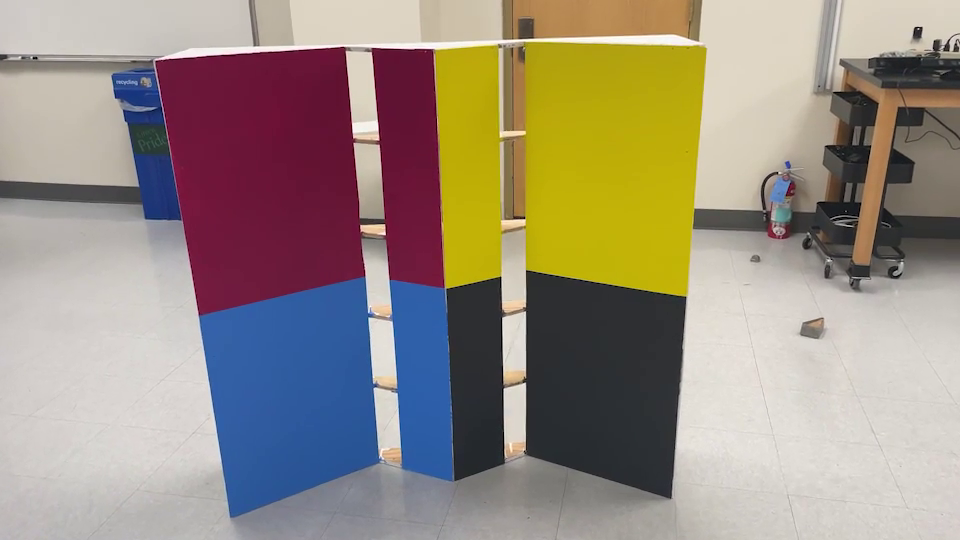
#> input picture frame 42 of Code/RaspberryPi/Vision/Landing Simulation/TrainingImages/Real/TestIndoors_960x540_15fps.mp4, 960 x 540 px
$ python contourDetection.py
#> lines starting #> are read from the running program, lines starting #| are printed output that depends on the picture; after the words box and inside, x2 and y2 are one past the last pixel; in counts of white or black regions, pixels touching at a corner belong together
import cv2 as cv
import numpy as np


def contour_compare(contour_list_a, contour_list_b, search_radius, mask_threshold):
    contour_list_common = []
    for contour_a in contour_list_a:
        # TODO: Evaluated whether or not approximating to open (False) or closed (True) contours is better
        contour_a = cv.approxPolyDP(contour_a, 30, True)
        for contour_b in contour_list_b:
            contour_b = cv.approxPolyDP(contour_b, 30, True)
            for point_a in contour_a:
                for point_b in contour_b:
                    if abs(point_a[0][0] - point_b[0][0]) < search_radius:
                        if abs(point_a[0][1] - point_b[0][1]) < search_radius:
                            avg_x = round((point_a[0][0] + point_b[0][0]) / 2)
                            avg_y = round((point_a[0][1] + point_b[0][1]) / 2)
                            contour_list_common.append((avg_x, avg_y))
    return contour_list_common


def display_cardinal_markers():
    for coordinate in contours_northSouth:
        if coordinate[0] != 0:
            cv.circle(frame_contours_bgr, coordinate, radius=5, color=(0, 255, 0), thickness=2)

    for coordinate in contours_eastWest:
        if coordinate[0] != 0:
            cv.rectangle(frame_contours_bgr,
                         (coordinate[0]-5, coordinate[1]-5),
                         (coordinate[0]+5, coordinate[1]+5),
                         color=(0, 255, 0), thickness=2)


clustering_distance = 30
contour_validity_mask_threshold = 200
norm_vect_scale_factor = 200
bestfitline_points = []

# Define the ranges of each color in HSV. Color space is [0-179, 0-255, 0-255]
cyan_lower = np.array([80, 100, 100])
cyan_upper = np.array([130, 255, 255])
magenta_lower1 = np.array([0, 100, 100])
magenta_upper1 = np.array([10, 255, 255])
magenta_lower2 = np.array([160, 100, 100])
magenta_upper2 = np.array([179, 255, 255])
yellow_lower = np.array([20, 100, 100])
yellow_upper = np.array([40, 255, 255])
black_lower = np.array([0, 0, 0])
black_upper = np.array([179, 100, 70])

# Initializing the webcam
# capture = cv.VideoCapture(0)
capture = cv.VideoCapture('TrainingImages/Real/TestIndoors_960x540_15fps.mp4')
output = cv.VideoWriter('Output.avi', cv.VideoWriter_fourcc('M', 'J', 'P', 'G'), 15, (960, 540))

while capture.isOpened():
    # Read in the camera frame by frame
    ret, frame_raw = capture.read()
#> frame_raw is the input picture: shape (540, 960, 3); mean B, G, R 129, 141.6, 153
    # frame_raw = cv.imread('TrainingImages/Real/CMYK_againstWall.jpg')
    # frame_raw = cv.imread('TrainingImages/Simulated/CMYK_on_WhiteBG.png')

    # Convert the frame out of BGR to HSV
    frame_hsv = cv.cvtColor(cv.resize(frame_raw, (960, 540)), cv.COLOR_BGR2HSV)
#> frame_hsv: shape (540, 960, 3); mean H, S, V 56.2, 82.3, 163.7

    # Create masks for each color
    mask_cyan = cv.inRange(frame_hsv, cyan_lower, cyan_upper)
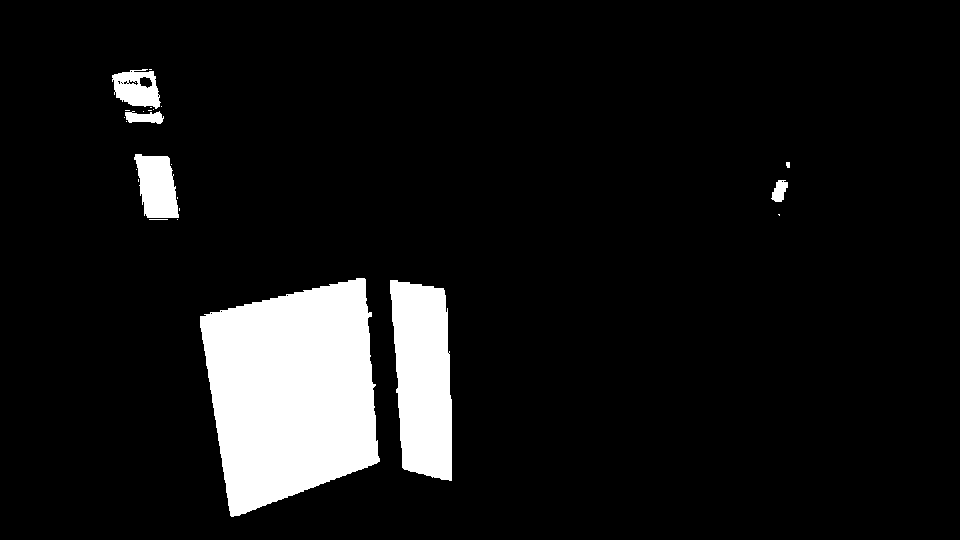
#> mask_cyan: shape (540, 960); 8.8% white; 24 white regions (17 under 20 px), largest, box (x1, y1, x2, y2) and area: (200, 278, 380, 517) 31644, (390, 280, 452, 481) 10138, (134, 154, 179, 218) 2139
    mask_magenta1 = cv.inRange(frame_hsv, magenta_lower1, magenta_upper1)
#> mask_magenta1: shape (540, 960); 0.02% white in thin lines or dots, all inside (x1, y1, x2, y2) = (355, 73, 839, 266)
    mask_magenta2 = cv.inRange(frame_hsv, magenta_lower2, magenta_upper2)
#> mask_magenta2: shape (540, 960); 8.9% white; 63 white regions (55 under 20 px), largest, box (x1, y1, x2, y2) and area: (156, 48, 365, 314) 38061, (381, 90, 444, 286) 7595, (345, 106, 354, 141) 110
    mask_magenta = cv.bitwise_or(mask_magenta1, mask_magenta2)
#> mask_magenta: shape (540, 960); 9% white; 67 white regions (59 under 20 px), largest, box (x1, y1, x2, y2) and area: (156, 48, 365, 314) 38064, (381, 90, 444, 286) 7695, (345, 106, 354, 141) 110
    mask_yellow = cv.inRange(frame_hsv, yellow_lower, yellow_upper)
#> mask_yellow: shape (540, 960); 10.9% white; 12 white regions (7 under 20 px), largest, box (x1, y1, x2, y2) and area: (520, 42, 706, 296) 41553, (434, 45, 512, 288) 14624, (504, 50, 510, 131) 374, (690, 22, 696, 38) 59, (504, 20, 510, 38) 44
    mask_black = cv.inRange(frame_hsv, black_lower, black_upper)
#> mask_black: shape (540, 960); 10.1% white; 77 white regions (53 under 20 px), largest, box (x1, y1, x2, y2) and area: (524, 272, 686, 499) 29396, (447, 277, 505, 481) 9759, (786, 90, 877, 258) 4573
    mask_all = cv.bitwise_or(cv.bitwise_or(mask_cyan, mask_magenta), cv.bitwise_or(mask_yellow, mask_black))
#> mask_all: shape (540, 960); 38.8% white; 157 white regions (123 under 20 px), largest, box (x1, y1, x2, y2) and area: (110, 48, 380, 517) 73343, (520, 42, 706, 499) 70949, (381, 45, 512, 481) 42234

    # Blur each mask to aid contour detection
    gaussian_blur_stddev_x = 19
    gaussian_blur_stddev_y = 19
    mask_cyan = cv.GaussianBlur(mask_cyan, (gaussian_blur_stddev_x, gaussian_blur_stddev_y), 0)
    mask_magenta = cv.GaussianBlur(mask_magenta, (gaussian_blur_stddev_x, gaussian_blur_stddev_y), 0)
    mask_yellow = cv.GaussianBlur(mask_yellow, (gaussian_blur_stddev_x, gaussian_blur_stddev_y), 0)
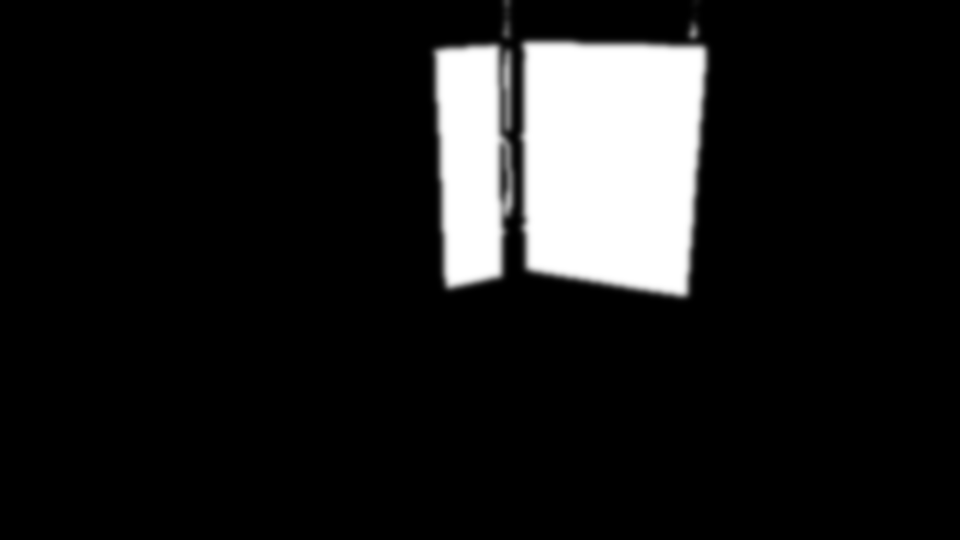
#> mask_yellow: shape (540, 960); min 0, max 255, mean 27.9
    mask_black = cv.GaussianBlur(mask_black, (gaussian_blur_stddev_x, gaussian_blur_stddev_y), 0)
    mask_all = cv.GaussianBlur(mask_all, (gaussian_blur_stddev_x, gaussian_blur_stddev_y), 0)
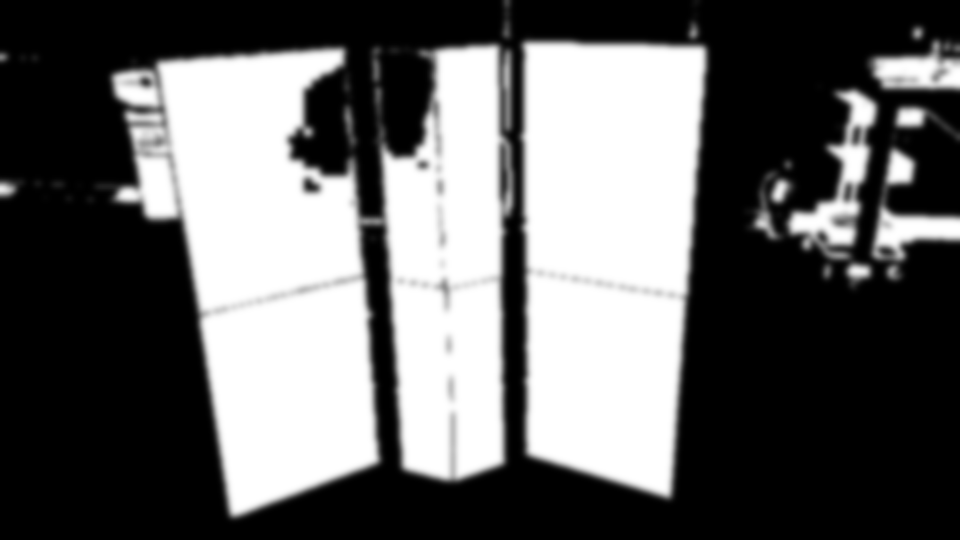
#> mask_all: shape (540, 960); min 0, max 255, mean 99

    cv.namedWindow("All Masks", cv.WINDOW_NORMAL)
    cv.resizeWindow("All Masks", int(frame_raw.shape[1]), int(frame_raw.shape[0]))
    cv.imshow("All Masks", np.vstack((
        np.hstack((mask_magenta, mask_yellow)),
        np.hstack((mask_cyan, mask_black)))))
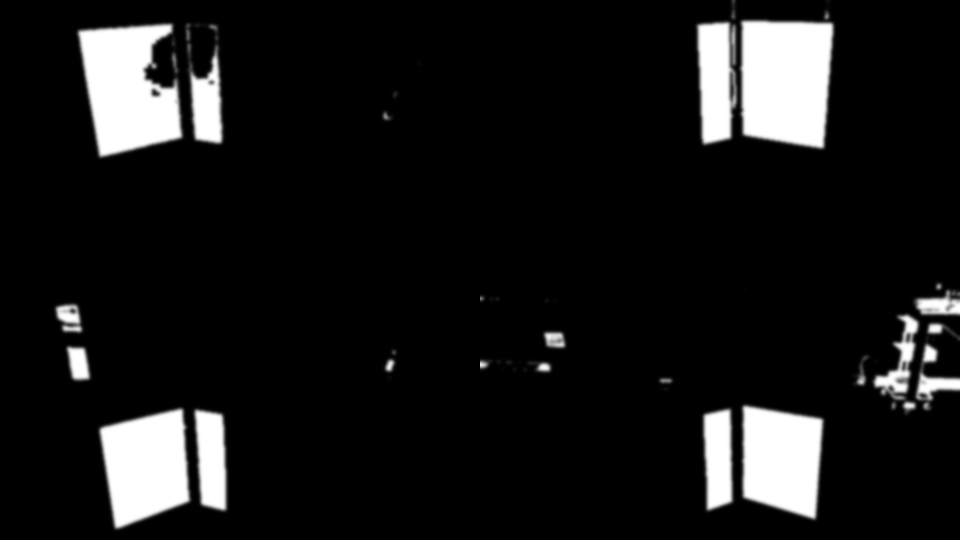
#> window 'All Masks': shape (1080, 1920) (shown at 1/2 size); min 0, max 255, mean 24.7

    # Run Canny edge detection to find all the edges in the masks
    edges_cyan = cv.Canny(image=mask_cyan, threshold1=100, threshold2=200)
#> edges_cyan: shape (540, 960); 0.33% white in thin lines or dots, all inside (x1, y1, x2, y2) = (112, 69, 788, 517)
    edges_magenta = cv.Canny(image=mask_magenta, threshold1=100, threshold2=200)
#> edges_magenta: shape (540, 960); 0.32% white in thin lines or dots, all inside (x1, y1, x2, y2) = (156, 48, 780, 313)
    edges_yellow = cv.Canny(image=mask_yellow, threshold1=100, threshold2=200)
#> edges_yellow: shape (540, 960); 0.33% white in thin lines or dots, all inside (x1, y1, x2, y2) = (435, 22, 706, 296)
    edges_black = cv.Canny(image=mask_black, threshold1=100, threshold2=200)
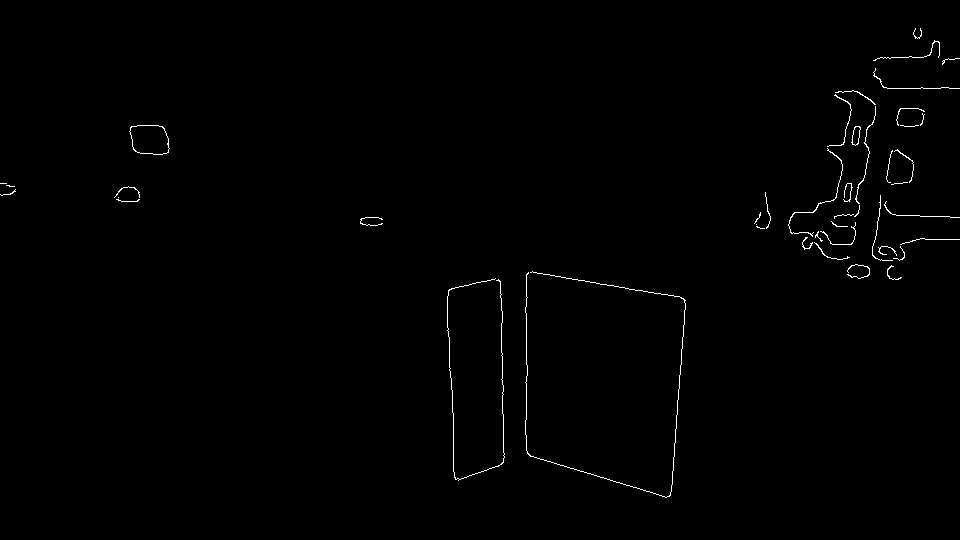
#> edges_black: shape (540, 960); 0.6% white in thin lines or dots, all inside (x1, y1, x2, y2) = (0, 28, 960, 498)

    contours_cyan, hierarchy_cyan = cv.findContours(edges_cyan, cv.RETR_EXTERNAL, cv.CHAIN_APPROX_SIMPLE)
#> contours_cyan = 9 contours, 8 with area under 20; largest, box (x1, y1, x2, y2) and area: (112, 69, 160, 107) 1410
    contours_magenta, hierarchy_magenta = cv.findContours(edges_magenta, cv.RETR_EXTERNAL, cv.CHAIN_APPROX_SIMPLE)
#> contours_magenta = 17 contours, 15 with area under 20; largest, box (x1, y1, x2, y2) and area: (418, 161, 428, 169) 58, (288, 63, 344, 138) 35
    contours_yellow, hierarchy_yellow = cv.findContours(edges_yellow, cv.RETR_EXTERNAL, cv.CHAIN_APPROX_SIMPLE)
#> contours_yellow = 7 contours, all with area under 20
    contours_black, hierarchy_black = cv.findContours(edges_black, cv.RETR_EXTERNAL, cv.CHAIN_APPROX_SIMPLE)
#> contours_black = 44 contours, 41 with area under 20; largest, box (x1, y1, x2, y2) and area: (129, 125, 170, 155) 972, (851, 126, 861, 146) 112, (788, 148, 843, 237) 30
    # contours_overall, hierarchy_overall = cv.findContours(mask_all, cv.RETR_EXTERNAL, cv.CHAIN_APPROX_SIMPLE)

    contours_cyan = sorted(contours_cyan, key=cv.contourArea, reverse=True)
    contours_magenta = sorted(contours_magenta, key=cv.contourArea, reverse=True)
    contours_yellow = sorted(contours_yellow, key=cv.contourArea, reverse=True)
    contours_black = sorted(contours_black, key=cv.contourArea, reverse=True)

    # Create a blank white canvas of the same size as the HSV frame
    frame_contours_bgr = np.full_like(frame_hsv, 255)

    # Draw the contours in their respective colors on the frame
    # The colors of the contours below have to be in BGR format
    if contours_cyan:
        cv.drawContours(frame_contours_bgr, contours_cyan[0:5],    -1, (205, 149,   0), 2)
    if contours_magenta:
        cv.drawContours(frame_contours_bgr, contours_magenta[0:5], -1, (78,   31, 162), 2)
    if contours_yellow:
        cv.drawContours(frame_contours_bgr, contours_yellow[0:7],  -1, (24,  208, 255), 2)
    if contours_black:
        cv.drawContours(frame_contours_bgr, contours_black[0:10],   -1, (43,   38,  34), 2)
    # if contours_overall:
    #     cv.drawContours(frame_contours_bgr, contours_overall[0:10], -1, (0,   255,   0), 2)

    # Create the new sets of contours that define the cardinal directions relative to the pad
    contours_northSouth = \
        contour_compare(contours_cyan, contours_black,
                        clustering_distance, contour_validity_mask_threshold) + \
        contour_compare(contours_magenta, contours_yellow,
                        clustering_distance, contour_validity_mask_threshold)
#> the loop in contour_compare, `for contour_a in contour_list_a:` made 9 passes
#> contour_a on passes 1, 3, 5, 6, 7, 8, 9: [[112, 76], [159, 105]], [[784, 180]], [[136, 154], [174, 217]], [[125, 113], [162, 121]], [[139, 154], [176, 217]], [[129, 112], [162, 119]], [[363, 278]]
#> after the loop in contour_compare, `for contour_a in contour_list_a:`: contour_list_common = [(144, 116), (774, 186), (452, 480), (452, 480), (446, 292), (446, 295), (454, 480), (455, 479), (446, 290), (446, 293), (133, 140), (128, 120), (134, 140), (154, 153), (130, 120)]
#> the loop in contour_compare (call 2), `for contour_a in contour_list_a:` made 17 passes
#> contour_a on passes 1, 2, 4, 5, 6, 8, 9, 10, 11, 12, 13, 14: [[418, 163]], [[343, 63], [288, 137]], [[384, 140], [415, 154]], [[431, 90], [415, 152]], [[288, 139], [306, 167]], [[307, 178]], [[772, 225]], [[768, 224]], [[304, 179]], [[342, 49], [157, 63], [200, 312], [157, 64]], [[301, 130]], [[305, 123]]
#> contours_northSouth = [(144, 116), (774, 186), (452, 480), (452, 480), (446, 292), (446, 295), (454, 480), (455, 479), (446, 290), (446, 293), (133, 140), (128, 120), (134, 140), (154, 153), (130, 120), (442, 286), (440, 286), (447, 286), (445, 286)]
    contours_eastWest = \
        contour_compare(contours_cyan, contours_magenta,
                        clustering_distance, contour_validity_mask_threshold) + \
        contour_compare(contours_black, contours_yellow,
                        clustering_distance, contour_validity_mask_threshold)
#> contours_eastWest = 46 pairs, first value 200 to 686, second value 269 to 316

    # If the contours exist, fit a line of best fit to each of them using the least square method
    # ^^^ Temporarily switched to Huber method to hopefully expel the outliers more effectively
    if contours_northSouth and contours_eastWest:
        [ns_vx, ns_vy, ns_x1, ns_y1] = cv.fitLine(np.array(contours_northSouth), cv.DIST_HUBER, 0, 0.01, 0.01)
#> ns_vx = [0.88]; ns_vy = [0.475]; ns_x1 = [341.8]; ns_y1 = [236]
        [ew_vx, ew_vy, ew_x1, ew_y1] = cv.fitLine(np.array(contours_eastWest), cv.DIST_HUBER, 0, 0.01, 0.01)
#> ew_vx = [1]; ew_vy = [-0.0306]; ew_x1 = [443.6]; ew_y1 = [277.7]
        cv.circle(frame_contours_bgr, (int(ns_x1), int(ns_y1)), 10, (0, 255, 0), 2)
#> frame_contours_bgr: shape (540, 960, 3); mean of channels 0, 1, 2 250.3, 251.6, 251.2
        cv.circle(frame_contours_bgr, (int(ew_x1), int(ew_y1)), 10, (0, 255, 0), 2)
#> frame_contours_bgr: shape (540, 960, 3); mean of channels 0, 1, 2 250.2, 251.6, 251.1

        # TODO: This entire bit can be optimized. Intersect points can be calculated directly from the two fitLines.
        #  No need to used scaled norm vectors as intermediaries. Also, display funcs should be separated from those
        #  that are essential to the runtime calculation.
        # The following function is used to calculate the lines
        # (x, y) = (x0, y0) + t * (vx, vy), where t is the bounding values
        ns_x2 = (norm_vect_scale_factor * ns_vx) + ns_x1
#> ns_x2 = [517.8]
        ns_y2 = (norm_vect_scale_factor * ns_vy) + ns_y1
#> ns_y2 = [331]
        ew_x2 = (norm_vect_scale_factor * ew_vx) + ew_x1
#> ew_x2 = [643.5]
        ew_y2 = (norm_vect_scale_factor * ew_vy) + ew_y1
#> ew_y2 = [271.6]

        cv.line(frame_contours_bgr, (int(ns_x1), int(ns_y1)), (int(ns_x2), int(ns_y2)), (0, 255, 0), 3)
        cv.line(frame_contours_bgr, (int(ew_x1), int(ew_y1)), (int(ew_x2), int(ew_y2)), (0, 255, 0), 3)

        # TODO: Need to change this algo such that it calculates a line from points on both sides of the image. In
        #  cases where the camera is offset, it creates a distorted image, whereby referencing only one side (ex. only
        #  the Black/Yellow border when the camera is "low") the line becomes angled, which changes the intersection
        #  point and also creates a non-perpendicular relationship.
        # Calculate the intersection of the lines. Solves the denominator first. If zero, this is an edge case  where
        # the lines are parallel, and we shouldn't calculate the intersection point.
        denominator = ((ns_x1 - ns_x2) * (ew_y1 - ew_y2)) - ((ns_y1 - ns_y2) * (ew_x1 - ew_x2))
#> denominator = [-20062.8]
        if denominator != 0:
            # Calculate some common elements that are shared between the following functions for speed
            elem1 = (ns_x1 * ns_y2) - (ns_y1 * ns_x2)
#> elem1 = [-9069.1]
            elem2 = (ew_x1 * ew_y2) - (ew_y1 * ew_x2)
#> elem2 = [-58218.9]
            # Calculate the (x,y) intersection point between the two lines
            intersect_x = ((elem1 * (ew_x1 - ew_x2)) - ((ns_x1 - ns_x2) * elem2)) / denominator
#> intersect_x = [420.4]
            intersect_y = ((elem1 * (ew_y1 - ew_y2)) - ((ns_y1 - ns_y2) * elem2)) / denominator
#> intersect_y = [278.4]
            # Display the intersection point as a circle on the image
            cv.circle(frame_contours_bgr, (int(intersect_x), int(intersect_y)), 10, (0, 255, 0), -1)
            # Display the intersection coordinates as text on the image
            intersect_text = f"x: {int(intersect_x)}, y: {int(intersect_y)}"
#> intersect_text = 'x: 420, y: 278'
            cv.putText(frame_contours_bgr, intersect_text, (25, 25), cv.FONT_HERSHEY_SIMPLEX, 0.5, (0, 255, 0), 1)
#> frame_contours_bgr: shape (540, 960, 3); mean of channels 0, 1, 2 249.1, 251.7, 250

    # Display the resulting image
    display_cardinal_markers()
#> the loop in display_cardinal_markers, `for coordinate in contours_northSouth:` made 19 passes
#> after the loop in display_cardinal_markers, `for coordinate in contours_northSouth:`:
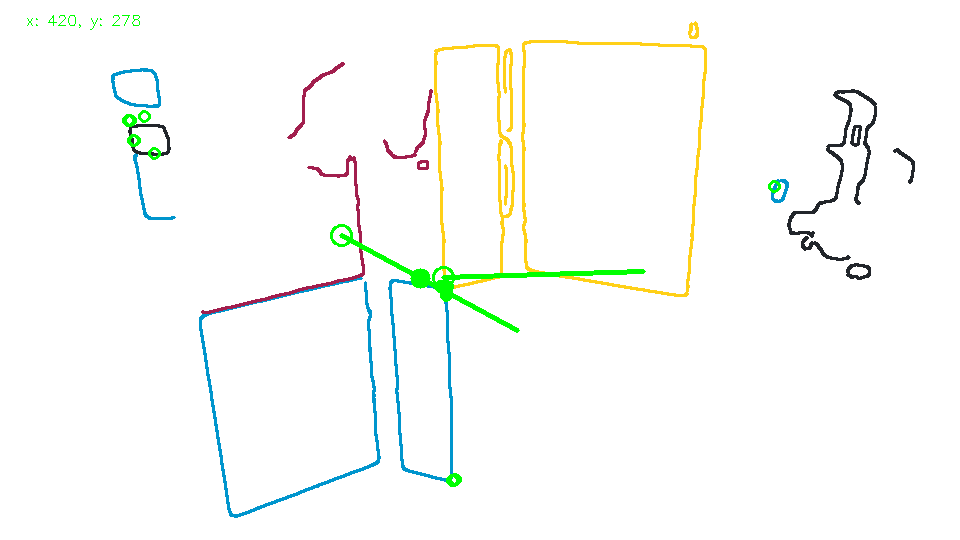
#> frame_contours_bgr: shape (540, 960, 3); mean of channels 0, 1, 2 248.8, 251.7, 249.6; drawn as B, G, R
#> the loop in display_cardinal_markers, `for coordinate in contours_eastWest:` made 46 passes
#> coordinate on passes 1 to 12: (362, 276), (362, 276), (202, 315), (202, 316), (376, 276), (376, 276), (200, 315), (200, 316), (378, 276), (378, 276), (376, 280), (376, 280)
#> after the loop in display_cardinal_markers, `for coordinate in contours_eastWest:`:
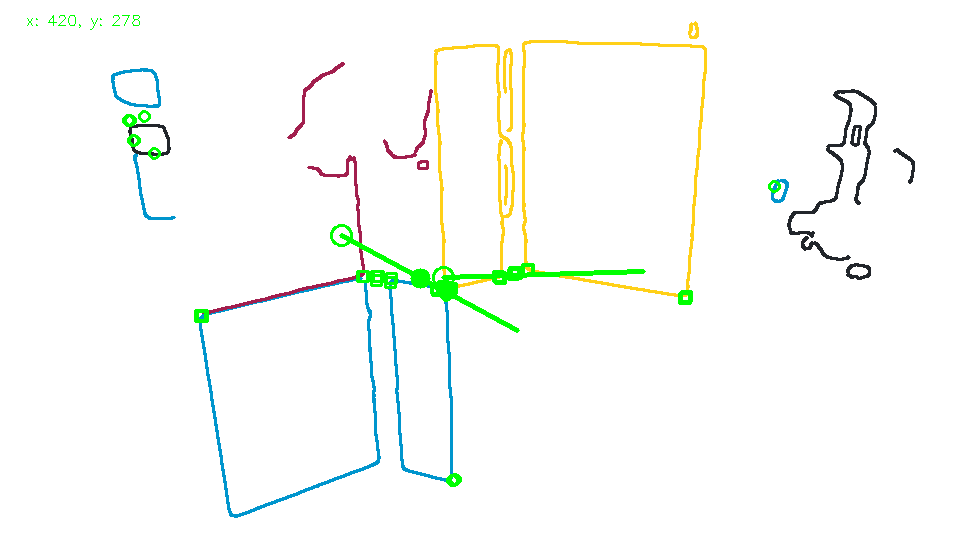
#> frame_contours_bgr: shape (540, 960, 3); 0.27% of pixels changed, all inside (x1, y1, x2, y2) = (194, 263, 693, 323); drawn as B, G, R
    cv.imshow("All Contours", frame_contours_bgr)
    output.write(frame_contours_bgr)
    # print(f"N-S points: {len(contours_northSouth)}. E-W points: {len(contours_eastWest)}")
    # cv.imshow("Merged Mask", mask_all)

    # Press "k" to quit
    if cv.waitKey(27) == ord('k'):
#> (key Esc is pressed here)
        capture.release()
        output.release()
        cv.destroyAllWindows()
        break
